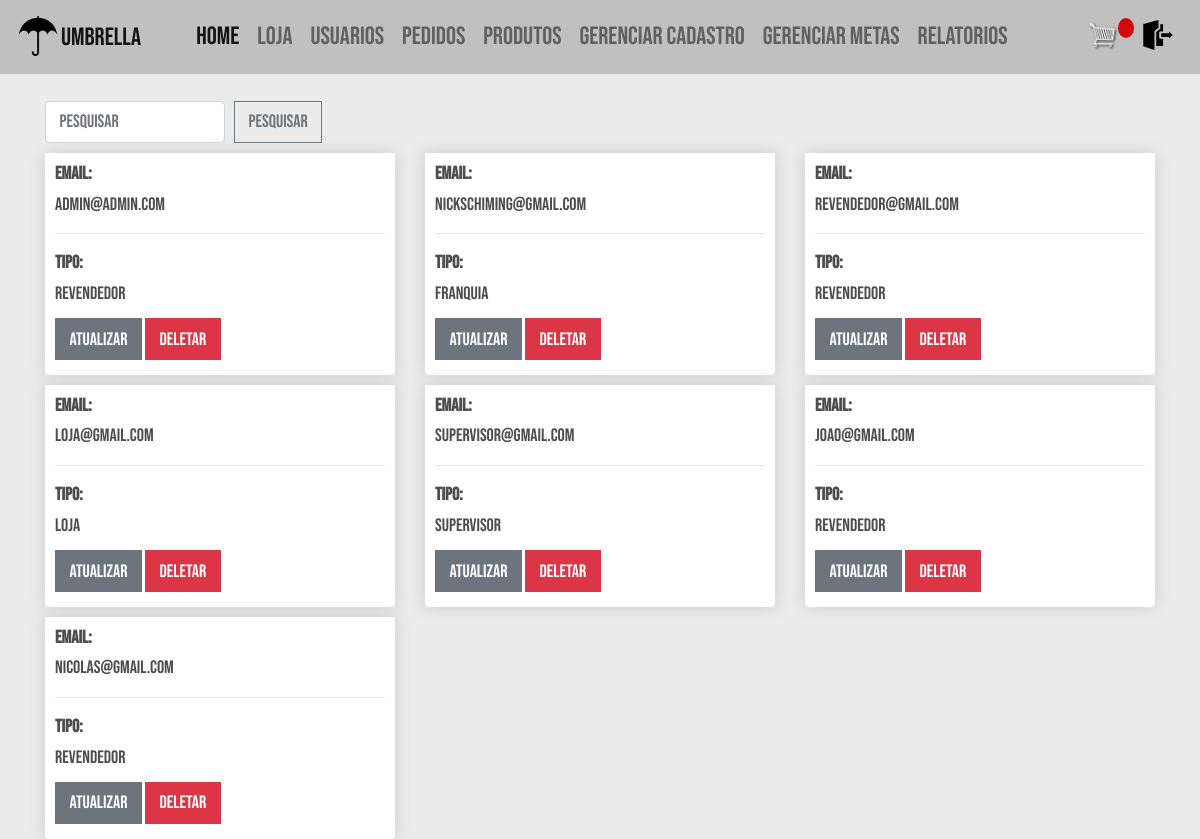
Screenshot of /usuarios/ (signed in) with the database file from the repository.
### users/models.py (models this page shows, shortened)
class User(AbstractBaseUser, PermissionsMixin):
    email = models.EmailField(_('email'), unique=True)
    is_staff = models.BooleanField(
        _('staff status'),
        default=False,
    )
    is_active = models.BooleanField(
        _('active'),
        default=True,
    )
    criado = models.DateTimeField(
        _('criado'),
        default=timezone.now,
    )
    class Types(models.TextChoices):
        REVENDEDOR = "REVENDEDOR", 'Revendedor'
        LOJA = "LOJA", 'Loja'
        SUPERVISOR = "SUPERVISOR", 'Supervisor'
        FRANQUIA = "FRANQUIA", 'Franquia'
    base_type = Types.REVENDEDOR
    type = models.CharField(
        _("tipo"), max_length=50, choices=Types.choices, default=base_type
    , null = True, blank = True)
    objects = UserManager()
    USERNAME_FIELD = 'email'
    class Meta:
        verbose_name = "Conta"
        verbose_name_plural = "Contas"
    def __str__(self):
        return self.email

### vendas/views.py (the view)
# urls.py: path('usuarios/', views.lista_usuarios, name='usuarios'),
@login_required
@user_passes_test(supervisor_franquia_check)
def lista_usuarios(request):
    usuarios = User.objects.all()
    return render(request, "vendas/usuarios.html", {'usuarios': usuarios})

### vendas/views.py (called while the page is built)
def supervisor_franquia_check(user):
    if user.type == 'SUPERVISOR' or user.type == 'FRANQUIA':
        return True
    else:
        return False

### vendas/templates/vendas/usuarios.html
{% extends 'vendas/base.html' %}
{% load static %}
{% block content %}
	<form class="form-inline" action="{% url 'pesquisa_usuarios' %}" method="get">
		<input class="form-control mr-sm-2" name="q" type="search" placeholder="Pesquisar" aria-label="Pesquisar">
		<button class="btn btn-outline-secondary my-2 my-sm-0" type="submit">Pesquisar</button>
  	</form>
	<div class="row">
		{% if not usuarios %}
		<h2><strong>Nenhum pedido encontrado</strong></h2>
		{% else %}
			{% for usuario in usuarios %}
				<div class="col-lg-4">
					<div class="box-element product">
						<h6><strong>Email:</strong></h6>
						<h6>{{usuario.email}}</h6>
						<hr>
						<h6><strong>Tipo:</strong></h6>
						<h6>{{usuario.type}}</h6>
                        <div>
                            <a class="btn btn-secondary btn-me mt-1 mb-1" href="{% url 'atualizar_usuario' usuario.id %}">Atualizar</a>
                            <a class="btn btn-danger btn-me mt-1 mb-1" href="{% url 'deletar_usuario' usuario.id %}">Deletar</a>
                        </div>
					</div>
				</div>
			{% endfor %}
		{% endif %}
	</div>
{% endblock content %}

### vendas/static/vendas/css/style.css (style rules this page uses)
html { font-size: 18px; }
body { margin: 0; padding: 0; font-family: 'Bebas Neue', sans-serif; background-color: #EBEBEB; background-size: cover; background-repeat: no-repeat; background-position: center; height: 100vh; }
h1, h2, h3, h4, h5, h6 { color: hsl(0, 0%, 30%); }
.box-element { box-shadow: hsl(0, 0%, 80%) 0 0 16px; background-color: #fff; border-radius: 4px; padding: 10px; }
.product { border-radius: 0 0 4px 4px; }
.col-lg-4, .col-lg-6, .col-lg-8, .col-lg-12 { margin-top: 10px; }
.btn { border-radius: 0; }

### rows the page displays
User: email "admin@admin.com", type "REVENDEDOR"
User: email "nickschiming@gmail.com", type "FRANQUIA"
User: email "revendedor@gmail.com", type "REVENDEDOR"
User: email "loja@gmail.com", type "LOJA"
User: email "supervisor@gmail.com", type "SUPERVISOR"
User: email "joao@gmail.com", type "REVENDEDOR"
User: email "nicolas@gmail.com", type "REVENDEDOR"
